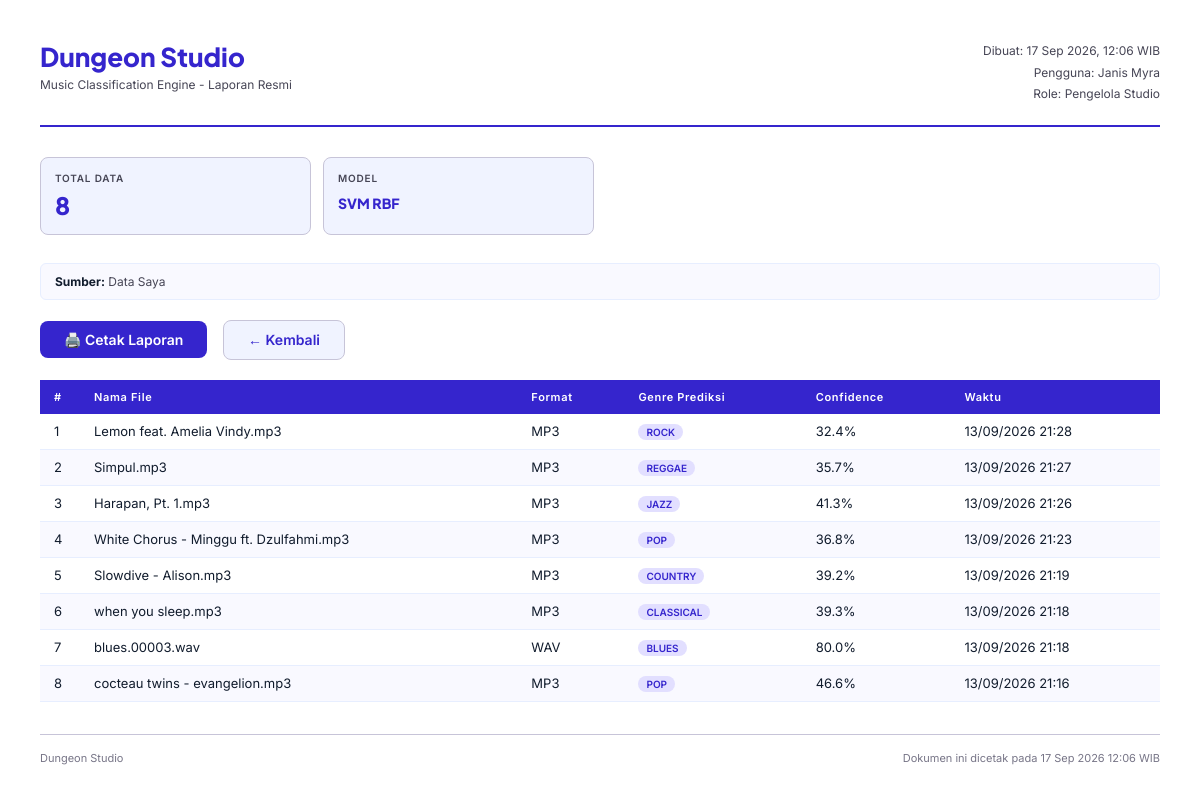
Screenshot of /laporan/cetak/ (signed in) with the database file from the repository.
### Klasifikasi/models.py (models this page shows, shortened)
class CustomUser(AbstractUser):
    id_user = models.UUIDField(primary_key=True, default=uuid.uuid4, editable=False)
    class Meta:
        db_table = 'tb_user'
        verbose_name = 'Pengguna'
        verbose_name_plural = 'Pengguna'

class UserProfile(models.Model):
    id_profile = models.UUIDField(primary_key=True, default=uuid.uuid4, editable=False)
    user = models.OneToOneField(
        settings.AUTH_USER_MODEL,
        on_delete=models.CASCADE,
        related_name='profile',
        db_column='id_user'
    )
    role = models.CharField(max_length=30, choices=ROLE_CHOICES, default='pengguna_studio')
    is_active = models.BooleanField(default=True)
    tanggal_dibuat = models.DateTimeField(auto_now_add=True)
    class Meta:
        db_table = 'tb_user_profile'
        verbose_name = 'Profil Pengguna'
        verbose_name_plural = 'Profil Pengguna'

class RiwayatKlasifikasi(models.Model):
    id_riwayat = models.UUIDField(primary_key=True, default=uuid.uuid4, editable=False)
    user = models.ForeignKey(
        settings.AUTH_USER_MODEL,
        on_delete=models.CASCADE,
        related_name='riwayat',
        db_column='id_user'
    )
    nama_file = models.CharField(max_length=255)
    ukuran_file = models.CharField(max_length=50)
    format_file = models.CharField(max_length=20)
    genre_prediksi = models.CharField(max_length=100)
    genre_icon = models.CharField(max_length=10, default='🎵')
    confidence = models.FloatField(null=True, blank=True)
    waktu_klasifikasi = models.DateTimeField(auto_now_add=True)
    top_features_json = models.TextField(blank=True, default='[]')
    probabilities_json = models.TextField(blank=True, default='[]')
    class Meta:
        db_table = 'tb_riwayat_klasifikasi'
        ordering = ['-waktu_klasifikasi']
        verbose_name = 'Riwayat Klasifikasi'
        verbose_name_plural = 'Riwayat Klasifikasi'

### Klasifikasi/views.py (the view)
# urls.py: path('laporan/cetak/', views.cetak_laporan, name='cetak_laporan'),
@login_and_active_required
def cetak_laporan(request):
    role = get_user_role(request.user)
    active_tab = request.GET.get('tab', 'saya')
    date_from_str = request.GET.get('date_from', '')
    date_to_str   = request.GET.get('date_to', '')
    genre_filter  = request.GET.get('genre', '')
    user_filter   = request.GET.get('user', '') if active_tab == 'semua' else ''
    qs = _build_riwayat_for_export(request, date_from_str, date_to_str, active_tab, role, genre_filter, user_filter)
    riwayat_parsed = []
    genre_stats = {}
    for idx, r in enumerate(qs, 1):
        genre_color = GENRE_INFO.get(r.genre_prediksi.lower(), {}).get('color', '#888')
        username = r.user.username
        riwayat_parsed.append({
            'no': idx,
            'username': username,
            'nama_file': r.nama_file,
            'ukuran_file': r.ukuran_file,
            'format_file': r.format_file,
            'genre_prediksi': r.genre_prediksi,
            'genre_icon': r.genre_icon,
            'genre_color': genre_color,
            'confidence': f"{r.confidence:.1f}%" if r.confidence else "N/A",
            'waktu': r.waktu_klasifikasi,
        })
        genre_stats[r.genre_prediksi] = genre_stats.get(r.genre_prediksi, 0) + 1
    if date_from_str and date_to_str:
        periode = f"{date_from_str} s.d. {date_to_str}"
    elif date_from_str:
        periode = f"Sejak {date_from_str}"
    elif date_to_str:
        periode = f"Sampai {date_to_str}"
    else:
        periode = "Semua Periode"
    context = {
        'riwayat': riwayat_parsed,
        'total': len(riwayat_parsed),
        'genre_filter': genre_filter,
        'genre_stats': sorted(genre_stats.items(), key=lambda x: x[1], reverse=True),
        'tanggal_cetak': datetime.now().strftime('%d %B %Y %H:%M'),
        'user': request.user,
        'role': role,
        'show_username_col': active_tab == 'semua' and role in ('admin', 'pengelola_studio'),
        'periode': periode,
        'date_from': date_from_str,
        'date_to': date_to_str,
    }
    return render(request, 'Klasifikasi/laporan_print.html', context)

### Klasifikasi/views.py (called while the page is built)
def _build_riwayat_for_export(request, date_from_str, date_to_str, active_tab, role, genre_str='', user_str=''):
    from .models import RiwayatKlasifikasi
    if active_tab == 'semua' and role in ('admin', 'pengelola_studio'):
        qs = RiwayatKlasifikasi.objects.select_related('user').all()
        if user_str:
            qs = qs.filter(user__username__icontains=user_str)
    else:
        qs = RiwayatKlasifikasi.objects.filter(user=request.user)
    if date_from_str:
        try:
            qs = qs.filter(waktu_klasifikasi__date__gte=date_from_str)
        except Exception:
            pass
    if date_to_str:
        try:
            qs = qs.filter(waktu_klasifikasi__date__lte=date_to_str)
        except Exception:
            pass
    if genre_str:
        qs = qs.filter(genre_prediksi__iexact=genre_str)
    return qs

### Klasifikasi/templates/Klasifikasi/laporan_print.html (shortened to what this page needs)
{% load static %}
<!DOCTYPE html>
<html lang="id">
<head>
</head>
<body>
  <div class="header">
    <div class="brand">
      <h1>Dungeon Studio</h1>
      <p>{% if role == 'pengguna_studio' %}Sistem Pengenal Genre Musik{% else %}Music Classification Engine{% endif %} - Laporan Resmi</p>
    </div>
    <div class="report-meta">
      <div>Dibuat: {% now "d M Y, H:i" %} WIB</div>
      <div>Pengguna: {{ user.get_full_name|default:user.username }}</div>
      <div>Role: {{ user.profile.get_role_display }}</div>
    </div>
  </div>
  <div class="summary-grid">
    <div class="summary-card">
      <div class="label">Total Data</div>
      <div class="value">{{ total }}</div>
    </div>
    {% if user.profile.role != 'pengguna_studio' %}
    <div class="summary-card">
      <div class="label">Model</div>
      <div class="value" style="font-size:14px; padding-top:4px;">SVM RBF</div>
    </div>
    {% endif %}
  </div>
  <div class="filter-info">
    <span><strong>Sumber:</strong> {% if active_tab == 'semua' %}Semua Pengguna{% else %}Data Saya{% endif %}</span>
  </div>
  <div class="no-print" style="margin-bottom: 20px;">
    <button onclick="window.print()"
            style="display:inline-flex; align-items:center; gap:8px; background:#3525cd; color:#fff; border:none; padding:10px 24px; border-radius:8px; font-family:Inter; font-size:14px; font-weight:600; cursor:pointer;">
      🖨️ Cetak Laporan
    </button>
    <a href="{% url 'Klasifikasi:laporan' %}"
       style="margin-left:12px; display:inline-flex; align-items:center; gap:8px; background:#f0f3ff; color:#3525cd; border:1px solid #c7c4d8; padding:10px 24px; border-radius:8px; font-family:Inter; font-size:14px; font-weight:600; text-decoration:none;">
      ← Kembali
    </a>
  </div>
  <table>
    <thead>
      <tr>
        <th style="width:40px;">#</th>
        <th>Nama File</th>
        <th>Format</th>
        <th>Genre Prediksi</th>
        <th>{% if role == 'pengguna_studio' %}Kecocokan{% else %}Confidence{% endif %}</th>
        <th>Waktu</th>
      </tr>
    </thead>
    <tbody>
      {% for p in riwayat %}
      <tr>
        <td>{{ forloop.counter }}</td>
        <td>{{ p.nama_file }}</td>
        <td>{{ p.format_file }}</td>
        <td><span class="genre-badge">{{ p.genre_prediksi }}</span></td>
        <td>{{ p.confidence }}</td>
        <td>{{ p.waktu|date:"d/m/Y H:i" }}</td>
      </tr>
      {% empty %}
      <tr><td colspan="7" class="no-data">Tidak ada data untuk dicetak.</td></tr>
      {% endfor %}
    </tbody>
  </table>
  <div class="footer">
    <span>Dungeon Studio</span>
    <span>Dokumen ini dicetak pada {% now "d M Y H:i" %} WIB</span>
  </div>
</body>
</html>

### Klasifikasi/templates/Klasifikasi/laporan_print.html (style rules this page uses)
* { box-sizing: border-box; margin: 0; padding: 0; }
body { font-family: 'Inter', sans-serif; font-size: 13px; color: #111c2d; background: #ffffff; padding: 40px; }
.header { display: flex; justify-content: space-between; align-items: flex-start; border-bottom: 2px solid #3525cd; padding-bottom: 20px; margin-bottom: 30px; }
.brand h1 { font-family: 'Plus Jakarta Sans', sans-serif; font-weight: 800; font-size: 26px; color: #3525cd; }
.brand p { color: #464555; font-size: 12px; margin-top: 4px; }
.report-meta { text-align: right; color: #464555; font-size: 12px; line-height: 1.8; }
.summary-grid { display: grid; grid-template-columns: repeat(4, 1fr); gap: 12px; margin-bottom: 28px; }
.summary-card { background: #f0f3ff; border: 1px solid #c7c4d8; border-radius: 8px; padding: 14px; }
.summary-card .label { font-size: 10px; font-weight: 600; letter-spacing: 0.08em; text-transform: uppercase; color: #464555; margin-bottom: 6px; }
.summary-card .value { font-family: 'Plus Jakarta Sans', sans-serif; font-size: 24px; font-weight: 800; color: #3525cd; }
.filter-info { background: #f9f9ff; border: 1px solid #e7eeff; border-radius: 6px; padding: 10px 14px; margin-bottom: 20px; font-size: 12px; color: #464555; display: flex; flex-wrap: wrap; gap: 12px; }
.filter-info span strong { color: #111c2d; }
table { width: 100%; border-collapse: collapse; margin-bottom: 24px; }
thead tr { background: #3525cd; color: #ffffff; }
thead th { padding: 10px 14px; font-size: 11px; font-weight: 600; letter-spacing: 0.06em; text-align: left; }
tbody tr:nth-child(even) { background: #f9f9ff; }
tbody tr:nth-child(odd) { background: #ffffff; }
tbody td { padding: 9px 14px; border-bottom: 1px solid #e7eeff; vertical-align: middle; }
.genre-badge { display: inline-block; padding: 2px 8px; border-radius: 999px; background: #e2dfff; color: #3525cd; font-size: 10px; font-weight: 600; text-transform: uppercase; }
.footer { margin-top: 32px; border-top: 1px solid #c7c4d8; padding-top: 16px; display: flex; justify-content: space-between; font-size: 11px; color: #777587; }

### rows the page displays
CustomUser: get_full_name "Janis Myra", profile.role "Pengelola Studio"
RiwayatKlasifikasi: nama_file "Lemon feat. Amelia Vindy.mp3", format_file "MP3", genre_prediksi "ROCK", waktu "13/09/2026 21:28"
RiwayatKlasifikasi: nama_file "Simpul.mp3", format_file "MP3", genre_prediksi "REGGAE", waktu "13/09/2026 21:27"
RiwayatKlasifikasi: nama_file "Harapan, Pt. 1.mp3", format_file "MP3", genre_prediksi "JAZZ", waktu "13/09/2026 21:26"
RiwayatKlasifikasi: nama_file "White Chorus - Minggu ft. Dzulfahmi.mp3", format_file "MP3", genre_prediksi "POP", waktu "13/09/2026 21:23"
RiwayatKlasifikasi: nama_file "Slowdive - Alison.mp3", format_file "MP3", genre_prediksi "COUNTRY", waktu "13/09/2026 21:19"
RiwayatKlasifikasi: nama_file "when you sleep.mp3", format_file "MP3", genre_prediksi "CLASSICAL", waktu "13/09/2026 21:18"
RiwayatKlasifikasi: nama_file "blues.00003.wav", format_file "WAV", genre_prediksi "BLUES", waktu "13/09/2026 21:18"
RiwayatKlasifikasi: nama_file "cocteau twins - evangelion.mp3", format_file "MP3", genre_prediksi "POP", waktu "13/09/2026 21:16"

### other values shown
{{ total }} "8"
{{ p.confidence }} "32.4%" "35.7%" "41.3%" "36.8%" "39.2%" "39.3%" "80.0%" "46.6%"
